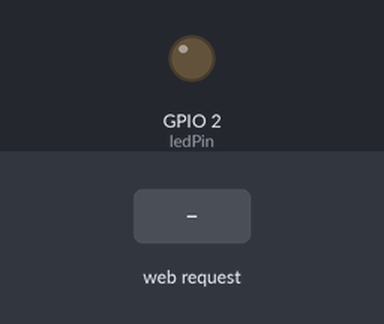
A sketch run on a simulated ESP32. Parts: output pins drawn as LEDs (lit = HIGH). Inputs (shaded band) come from the test bench. What the sketch prints to the serial monitor is not drawn.

Above: at 1.2 s.
1.3 s: HTTP request GET /set?bright=1 received
At 2.3 s:
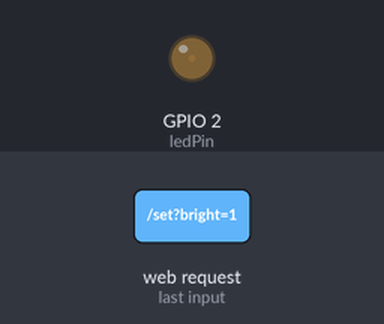
2.8 s: HTTP request GET /set?bright=120 received
At 3.5 s:
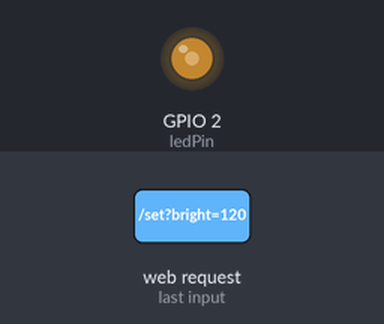
Timing chart, 0 to 5.8 s (numbered marks = the images above; inputs shaded):
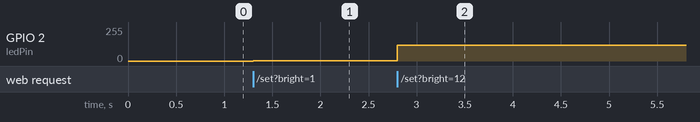

Measured:
- after the input at 1.3 s, GPIO 2 (ledPin): 0/255 → 1/255 at once
- after the input at 2.8 s, GPIO 2 (ledPin): 1/255 → 120/255 at once

The sketch:

ex07.ino
```cpp
#include <WiFi.h>
#include <WebServer.h>

// ESP32自己开的热点信息
const char* ap_ssid     = "ESP32-CJJ";
const char* ap_password = "12345678";

const int ledPin     = 2;
const int freq       = 5000;
const int resolution = 8;

WebServer server(80);

String makePage() {
  String html = R"HTML(
<!DOCTYPE html>
<html lang="zh-CN">
<head>
  <meta charset="UTF-8">
  <meta name="viewport" content="width=device-width, initial-scale=1.0">
  <title>PWM 亮度调节</title>
  <style>
    body{font-family:Arial; text-align:center; margin-top:50px;}
    input[type="range"]{width:300px; margin:20px 0;}
  </style>
</head>
<body>
  <h1>LED 亮度调节</h1>
  <input type="range" min="0" max="255" value="0" id="slider">
  <p>当前亮度：<span id="val">0</span></p >

<script>
const slider = document.getElementById('slider');
const val    = document.getElementById('val');

slider.addEventListener('input', function(){
  let v = this.value;
  val.textContent = v;
  fetch('/set?bright=' + v);
});
</script>
</body>
</html>
)HTML";
  return html;
}

void handleRoot() {
  server.send(200, "text/html; charset=UTF-8", makePage());
}

void handleSet() {
  if (server.hasArg("bright")) {
    int bright = server.arg("bright").toInt();
    bright = constrain(bright, 0, 255);
    ledcWrite(ledPin, bright);
  }
  server.send(204);
}

void setup() {
  Serial.begin(115200);
  Serial.println("\n=== ESP32 AP模式启动 ===");

  // PWM初始化
  ledcAttach(ledPin, freq, resolution);
  ledcWrite(ledPin, 0);
  Serial.println("✅ PWM 初始化完成");

  // 开启ESP32热点
  WiFi.softAP(ap_ssid, ap_password);
  IPAddress apIP = WiFi.softAPIP();
  Serial.println("✅ 热点已开启");
  Serial.print("🌐 热点名称: ");
  Serial.println(ap_ssid);
  Serial.print("🌐 访问地址: http://");
  Serial.println(apIP);

  // 注册路由
  server.on("/", handleRoot);
  server.on("/set", handleSet);
  server.begin();
  Serial.println("🌐 Web服务器已启动");
}

void loop() {
  server.handleClient();
}
```
